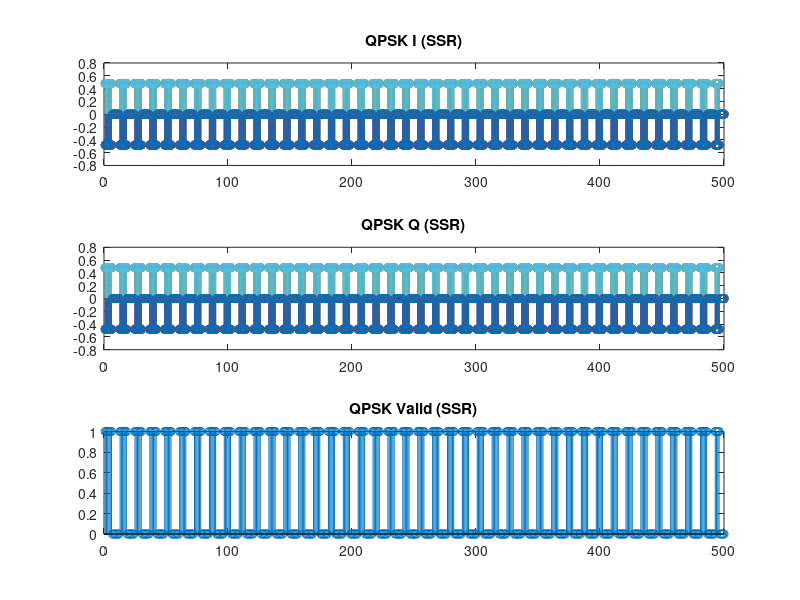
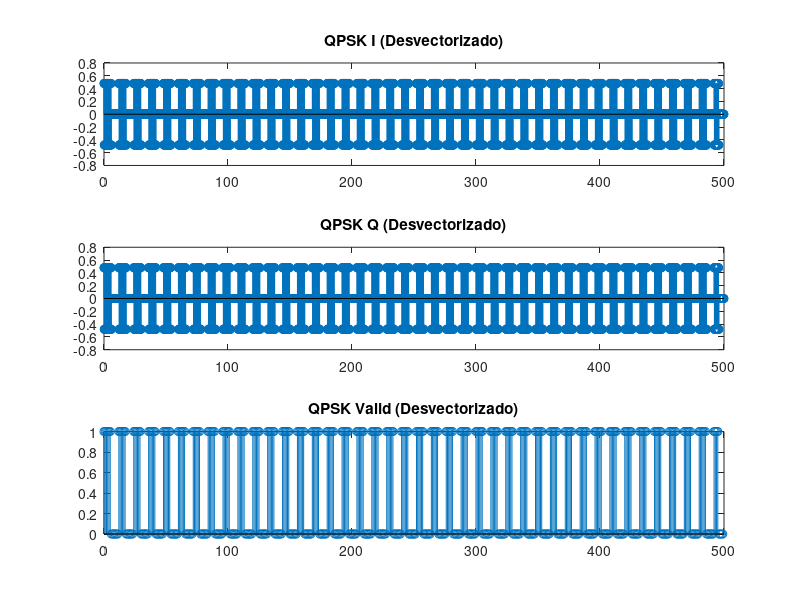
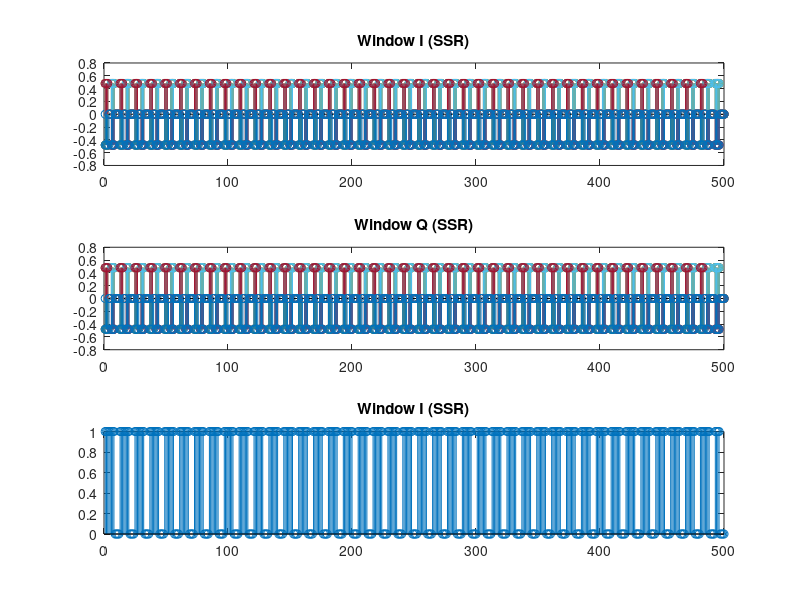
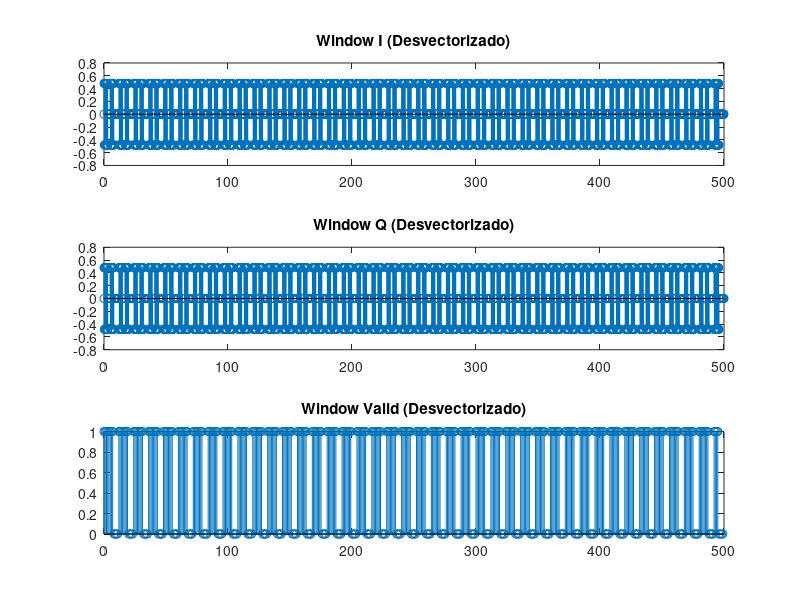

Recreate these plots in MATLAB, in order. (Note: this script raises an error after producing the figures.)
clc; close all; clear all;

%Este script de Matlab busca replicar el funcionamiento del modelo de Model
%Composer que se está utilizando. (Tx).
%El objetivo es que en cada etapa se puedan insertar los datos de la etapa
%anterior o los datos extraidos a partir de los ILAs y las pruebas en
%placa.


%Importante: se tratatran los datos cómo si se utilizara un modelo SSR=8,
%siendo cada columna de las matrices el vector SSR en un instante dado.

%variables para determinar si se quiere graficar una etapa en concreto
graficar.inic=0;
graficar.SP=0;
graficar.burst=0;
graficar.QPSK=1;
graficar.IWC=1;
graficar.Mod=0;
graficar.PC=0;
graficar.CF=0;

%%%%%%%% TX %%%%%%%%
init.SSR=8;
numero_figura=0;
%Generar bits
init.columnas=500;%24*20; %idealmente par y múltiplo de 6
init.cantidad_bits_iniciales=8*init.columnas;
init.bits_iniciales=randi(2,[1,init.cantidad_bits_iniciales])-1;
init.bits_iniciales=reshape(init.bits_iniciales,init.SSR,init.columnas); %coge los primeros 8 elementos del array y los pone como columna


init.bits_iniciales_fijos=[];
for i=1:init.columnas
    init.bits_iniciales_fijos=[init.bits_iniciales_fijos [1 1 0 0 1 1 0 0]];
end
init.bits_iniciales_fijos=reshape(init.bits_iniciales_fijos,init.SSR,init.columnas); 

%init.bits_siguiente_etapa=init.bits_iniciales;
init.bits_siguiente_etapa=init.bits_iniciales_fijos;
%init.bits_siguiente_etapa=load(); %para meter datos desde fuera (también habrá que comprobar el tamño de la matriz)
if graficar.inic
    numero_figura=numero_figura+1;
    figure(numero_figura)
    stem(init.bits_siguiente_etapa');
end
%% Serie a paralelo
SP.columnas=init.columnas/2; %columnas únicas, pero cada vector dura dos ciclos

SP.i_symbols=zeros(init.SSR,SP.columnas*2);
SP.q_symbols=zeros(init.SSR,SP.columnas*2);
SP.valid=[];
for i=0:(SP.columnas-1)
    SP.i_symbols(:,2*(i)+1)=init.bits_siguiente_etapa(:,(2*(i)+1));
    SP.i_symbols(:,2*(i)+2)=init.bits_siguiente_etapa(:,(2*(i)+1));

    SP.q_symbols(:,2*(i)+1)=init.bits_siguiente_etapa(:,(2*(i)+2));
    SP.q_symbols(:,2*(i)+2)=init.bits_siguiente_etapa(:,(2*(i)+2));

    SP.valid=[SP.valid [1 0]];
end

SP.i_siguiente=SP.i_symbols;
SP.q_siguiente=SP.q_symbols;
SP.valid_siguiente=SP.valid;

if graficar.SP
    numero_figura=numero_figura+1;
    figure(numero_figura)
    subplot(3,1,1),stem(SP.i_siguiente');  title("Serie/paralelo I (SSR)");
    subplot(3,1,2),stem(SP.q_siguiente'); title("Serie/paralelo Q (SSR)");
    subplot(3,1,3),stem(SP.valid_siguiente'); title("Serie/paralelo Valid (SSR)");
    
    SP.i_siguiente_array=SP.i_siguiente; SP.i_siguiente_array=SP.i_siguiente_array(:)';
    SP.q_siguiente_array=SP.q_siguiente; SP.q_siguiente_array=SP.q_siguiente_array(:)';
    
    SP.time=0:1/init.SSR:(size(SP.i_siguiente,2) - 1/init.SSR);
    SP.time_valid=0:(size(SP.i_siguiente,2) - 1);
    
    numero_figura=numero_figura+1;
    figure(numero_figura)
    subplot(3,1,1),stem(SP.time,SP.i_siguiente_array'); title("Serie/paralelo I (Desvectorizado)");
    subplot(3,1,2),stem(SP.time,SP.q_siguiente_array'); title("Serie/paralelo Q (Desvectorizado)");
    subplot(3,1,3),stem(SP.time_valid,SP.valid_siguiente');  title("Serie/paralelo Valid (Desvectorizado)");
end

%% Ráfaga de 48 bits y 1 T por vector, ráfaga de 6 T
[~,Burst.columnas]=size(SP.i_siguiente);
Burst.cantidad_rafagas=Burst.columnas/(6*2);

Burst.i_symbols=zeros(init.SSR,Burst.columnas);
Burst.q_symbols=zeros(init.SSR,Burst.columnas);
Burst.valid=zeros(1,Burst.columnas);
j=0; %cantidad de vectores añadidos
k=1; %indice de Burst.x_synbols
for i=1:Burst.columnas
    if (mod(i,2))~=0 % si es impar (ciclo con valid a 1)
        Burst.i_symbols(:,k)=SP.i_siguiente(:,i);
        Burst.q_symbols(:,k)=SP.q_siguiente(:,i);
        Burst.valid(k)=1;
        j=j+1;
        k=k+1;

        if (mod((j),6)) == 0 
            k=k+6;
        end
        
    end
end

Burst.i_siguiente=Burst.i_symbols;
Burst.q_siguiente=Burst.q_symbols;
Burst.valid_siguiente=Burst.valid;

if graficar.burst
    numero_figura=numero_figura+1;
    figure(numero_figura)
    subplot(3,1,1),stem(Burst.i_siguiente'); title("Ráfaga I (SSR)");
    subplot(3,1,2),stem(Burst.q_siguiente'); title("Ráfaga Q (SSR)");
    subplot(3,1,3),stem(Burst.valid_siguiente); title("Ráfaga Valid (SSR)");
    
    Burst.i_siguiente_array=Burst.i_siguiente; Burst.i_siguiente_array=Burst.i_siguiente_array(:)';
    Burst.q_siguiente_array=Burst.q_siguiente; Burst.q_siguiente_array=Burst.q_siguiente_array(:)';
    
    Burst.time=0:1/init.SSR:(size(Burst.i_siguiente,2) - 1/init.SSR);
    Burst.time_valid=0:(size(Burst.i_siguiente,2) - 1);
    
    numero_figura=numero_figura+1;
    figure(numero_figura)
    subplot(3,1,1),stem(Burst.time,Burst.i_siguiente_array'); title("Ráfaga I (Desvectorizado)");
    subplot(3,1,2),stem(Burst.time,Burst.q_siguiente_array'); title("Ráfaga Q (Desvectorizado)");
    subplot(3,1,3),stem(Burst.time_valid,Burst.valid_siguiente');  title("Ráfaga Valid (Desvectorizado)");
end

%% Mapeado QPSK
M_QPSK.amplitude=sqrt(3/13);
aux=size(Burst.i_siguiente); M_QPSK.columnas=aux(2);
aux=aux(1)*aux(2);

M_QPSK.i_symbols=Burst.i_siguiente;
M_QPSK.q_symbols=Burst.q_siguiente;
%Este bucle hace el mapeado
for i=1:aux
    if (M_QPSK.i_symbols(i)) == 1
        M_QPSK.i_symbols(i)=M_QPSK.amplitude;
    else
        M_QPSK.i_symbols(i)=-1*M_QPSK.amplitude;
    end

    if (M_QPSK.q_symbols(i)) == 1
        M_QPSK.q_symbols(i)=M_QPSK.amplitude;
    else
        M_QPSK.q_symbols(i)=-1*M_QPSK.amplitude;
    end
end

%Este bucle elimina los ciclos dónde el valid está a 0
for i=1:M_QPSK.columnas
    if Burst.valid_siguiente(i) == 0
        M_QPSK.i_symbols(:,i)=zeros(8,1);
        M_QPSK.q_symbols(:,i)=zeros(8,1);
    end
end

M_QPSK.i_siguiente=M_QPSK.i_symbols;
M_QPSK.q_siguiente=M_QPSK.q_symbols;
M_QPSK.valid_siguiente=Burst.valid_siguiente;

if graficar.QPSK
    numero_figura=numero_figura+1;
    figure(numero_figura)
    subplot(3,1,1),stem(M_QPSK.i_siguiente'); title("QPSK I (SSR)");
    subplot(3,1,2),stem(M_QPSK.q_siguiente'); title("QPSK Q (SSR)");
    subplot(3,1,3),stem(M_QPSK.valid_siguiente); title("QPSK Valid (SSR)");
    
    M_QPSK.i_siguiente_array=M_QPSK.i_siguiente; M_QPSK.i_siguiente_array=M_QPSK.i_siguiente_array(:)';
    M_QPSK.q_siguiente_array=M_QPSK.q_siguiente; M_QPSK.q_siguiente_array=M_QPSK.q_siguiente_array(:)';
    
    M_QPSK.time=0:1/init.SSR:(size(M_QPSK.i_siguiente,2) - 1/init.SSR);
    M_QPSK.time_valid=0:(size(M_QPSK.i_siguiente,2) - 1);
    
    numero_figura=numero_figura+1;
    figure(numero_figura)
    subplot(3,1,1),stem(M_QPSK.time,M_QPSK.i_siguiente_array'); title("QPSK I (Desvectorizado)");
    subplot(3,1,2),stem(M_QPSK.time,M_QPSK.q_siguiente_array'); title("QPSK Q (Desvectorizado)");
    subplot(3,1,3),stem(M_QPSK.time_valid,M_QPSK.valid_siguiente');  title("QPSK Valid (Desvectorizado)");
end

%% IFFT window construction (IWC)
contador_ciclos=0;
[~,IWC.columnas]=size(M_QPSK.i_siguiente);
IWC.valid=M_QPSK.valid_siguiente;

IWC.i_symbols=M_QPSK.i_siguiente;
IWC.q_symbols=M_QPSK.q_siguiente;

i=1;
while i < (IWC.columnas+1)
    if IWC.valid(i) == 1
        contador_ciclos=contador_ciclos+1;
    end
    
    if contador_ciclos == 6
        %IFFT shift
        IWC.burst_i_buffer=[IWC.i_symbols(:,i-2)' IWC.i_symbols(:,i-1)' IWC.i_symbols(:,i)'...
            IWC.i_symbols(:,i-5)' IWC.i_symbols(:,i-4)' IWC.i_symbols(:,i-3)'];
        IWC.burst_q_buffer=[IWC.q_symbols(:,i-2)' IWC.q_symbols(:,i-1)' IWC.q_symbols(:,i)'...
            IWC.q_symbols(:,i-5)' IWC.q_symbols(:,i-4)' IWC.q_symbols(:,i-3)'];
        %IFFT Window Construction
        IWC.burst_i_aux=[0  IWC.burst_i_buffer(1:24) zeros(1,15)  IWC.burst_i_buffer(25:48)];
        IWC.burst_q_aux=[0  IWC.burst_q_buffer(1:24) zeros(1,15)  IWC.burst_q_buffer(25:48)];

        IWC.burst_i_aux=reshape(IWC.burst_i_aux,init.SSR,8); %coge los primeros 8 elementos del array y los pone como filas
        IWC.burst_q_aux=reshape(IWC.burst_q_aux,init.SSR,8); 

        IWC.i_symbols(:,(i-5):(i+2))=IWC.burst_i_aux;
        IWC.q_symbols(:,(i-5):(i+2))=IWC.burst_q_aux;
        IWC.valid(i+1)=1; IWC.valid(i+2)=1; %extension de valid
        i=i+2;
        contador_ciclos=0;
    end
    
    i=i+1;
end

IWC.i_siguiente=IWC.i_symbols;
IWC.q_siguiente=IWC.q_symbols;
IWC.valid_siguiente=IWC.valid;

if graficar.IWC
    numero_figura=numero_figura+1;
    figure(numero_figura)
    subplot(3,1,1),stem(IWC.i_siguiente'); title("Window I (SSR)");
    subplot(3,1,2),stem(IWC.q_siguiente'); title("Window Q (SSR)");
    subplot(3,1,3),stem(IWC.valid_siguiente); title("Window I (SSR)");
    
    IWC.i_siguiente_array=IWC.i_siguiente; IWC.i_siguiente_array=IWC.i_siguiente_array(:)';
    IWC.q_siguiente_array=IWC.q_siguiente; IWC.q_siguiente_array=IWC.q_siguiente_array(:)';
    
    IWC.time=0:1/init.SSR:(size(IWC.i_siguiente,2) - 1/init.SSR);
    IWC.time_valid=0:(size(IWC.i_siguiente,2) - 1);
    
    numero_figura=numero_figura+1;
    figure(numero_figura)
    subplot(3,1,1),stem(IWC.time,IWC.i_siguiente_array'); title("Window I (Desvectorizado)");
    subplot(3,1,2),stem(IWC.time,IWC.q_siguiente_array'); title("Window Q (Desvectorizado)");
    subplot(3,1,3),stem(IWC.time_valid,IWC.valid_siguiente');  title("Window Valid (Desvectorizado)");
end

%% Modulación (IFFT)
contador_ciclos=0;
[~,Mod.columnas]=size(IWC.i_siguiente);
Mod.valid=IWC.valid_siguiente;

Mod.i_symbols=IWC.i_siguiente;
Mod.q_symbols=IWC.q_siguiente;

i=1;
while i < Mod.columnas
    if Mod.valid(i) == 1
        contador_ciclos=contador_ciclos+1;
    end

    if contador_ciclos == 8
        Mod.burst_aux_i=[Mod.i_symbols(:,i-7)' Mod.i_symbols(:,i-6)' Mod.i_symbols(:,i-5)' ...
            Mod.i_symbols(:,i-4)' Mod.i_symbols(:,i-3)' Mod.i_symbols(:,i-2)' ...
            Mod.i_symbols(:,i-1)' Mod.i_symbols(:,i)' ];

        Mod.burst_aux_q=[Mod.q_symbols(:,i-7)' Mod.q_symbols(:,i-6)' Mod.q_symbols(:,i-5)' ...
            Mod.q_symbols(:,i-4)' Mod.q_symbols(:,i-3)' Mod.q_symbols(:,i-2)' ...
            Mod.q_symbols(:,i-1)' Mod.q_symbols(:,i)' ];

        %no hace falta dividir por 64
        Mod.burst_aux=ifft(complex(Mod.burst_aux_i,Mod.burst_aux_q),64);
        
        Mod.burst_aux_i=real(Mod.burst_aux);
        Mod.burst_aux_q=imag(Mod.burst_aux);

        Mod.burst_aux_i=reshape(Mod.burst_aux_i,init.SSR,8); %coge los primeros 8 elementos del array y los pone como 8 filas
        Mod.burst_aux_q=reshape(Mod.burst_aux_q,init.SSR,8); 

        Mod.i_symbols(:,(i-7):(i))=Mod.burst_aux_i;
        Mod.q_symbols(:,(i-7):(i))=Mod.burst_aux_q;

        contador_ciclos=0;
    end

    i=i+1;
end


Mod.i_siguiente=Mod.i_symbols;
Mod.q_siguiente=Mod.q_symbols;
Mod.valid_siguiente=Mod.valid;

if graficar.Mod
    numero_figura=numero_figura+1;
    figure(numero_figura)
    subplot(3,1,1),plot(Mod.i_siguiente'); title("Mod I (SSR)");
    subplot(3,1,2),plot(Mod.q_siguiente'); title("Mod Q (SSR)");
    subplot(3,1,3),plot(Mod.valid_siguiente); title("Mod Valid (SSR)");
    
    Mod.i_siguiente_array=Mod.i_siguiente; Mod.i_siguiente_array=Mod.i_siguiente_array(:)';
    Mod.q_siguiente_array=Mod.q_siguiente; Mod.q_siguiente_array=Mod.q_siguiente_array(:)';
    
    Mod.time=0:1/init.SSR:(size(Mod.i_siguiente,2) - 1/init.SSR);
    Mod.time_valid=0:(size(Mod.i_siguiente,2) - 1);
    
    numero_figura=numero_figura+1;
    figure(numero_figura)
    subplot(3,1,1),plot(Mod.time,Mod.i_siguiente_array'); title("Mod I (Desvectorizado)");
    subplot(3,1,2),plot(Mod.time,Mod.q_siguiente_array'); title("Mod Q (Desvectorizado)");
    subplot(3,1,3),plot(Mod.time_valid,Mod.valid_siguiente');  title("Mod Valid (Desvectorizado)");
end

%entradas de la funcion extraer
path='Tx_post_mod/iladata/waveform.csv';
plotear=1;SSR_o_serializado=2;
punto_inicio=1;punto_final=init.columnas;
cantidad_columnas=[8 8 1];
precision=[[18;16] , [18;16] , [1;0]]; 
numero_figura=numero_figura+1;
variables.rafaga_I=[];variables.rafaga_q=[];variables.valid=[];

[variables , variables_array, numero_figura] = extraer_y_plotear(path,plotear,SSR_o_serializado...
    ,numero_figura,punto_inicio,punto_final,cantidad_columnas...
    ,precision,variables);

%[senal_out] = extraer_valid(senal, valid, tamano_rafaga);


%% Prefijo Cíclico
contador_ciclos=0;
[~,PC.columnas]=size(Mod.i_siguiente);
PC.valid=Mod.valid_siguiente;

PC.i_symbols=Mod.i_siguiente;
PC.q_symbols=Mod.q_siguiente;


i=1;
while i < PC.columnas
    if PC.valid(i) == 1
        contador_ciclos=contador_ciclos+1;
    end

    if contador_ciclos == 8
        PC.burst_aux_i=[PC.i_symbols(:,i-7)' PC.i_symbols(:,i-6)' PC.i_symbols(:,i-5)' ...
            PC.i_symbols(:,i-4)' PC.i_symbols(:,i-3)' PC.i_symbols(:,i-2)' ...
            PC.i_symbols(:,i-1)' PC.i_symbols(:,i)' ...
            PC.i_symbols(:,i-7)' PC.i_symbols(:,i-6)' ]; %prefijo cíclico

        PC.burst_aux_q=[PC.q_symbols(:,i-7)' PC.q_symbols(:,i-6)' PC.q_symbols(:,i-5)' ...
            PC.q_symbols(:,i-4)' PC.q_symbols(:,i-3)' PC.q_symbols(:,i-2)' ...
            PC.q_symbols(:,i-1)' PC.q_symbols(:,i)' ...
            PC.q_symbols(:,i-7)' PC.q_symbols(:,i-6)' ]; %prefijo cíclico

        PC.burst_aux_i=reshape(PC.burst_aux_i,init.SSR,10); %coge los primeros 8 elementos del array y los pone como 8 filas
        PC.burst_aux_q=reshape(PC.burst_aux_q,init.SSR,10); 

        PC.i_symbols(:,(i-7):(i+2))=PC.burst_aux_i;
        PC.q_symbols(:,(i-7):(i+2))=PC.burst_aux_q;


        PC.valid(i+1)=1;PC.valid(i+2)=1;
         i=i+2;

        contador_ciclos=0;
    end

    i=i+1;
end

PC.i_siguiente=PC.i_symbols;
PC.q_siguiente=PC.q_symbols;
PC.valid_siguiente=PC.valid;

if graficar.PC
    numero_figura=numero_figura+1;
    figure(numero_figura)
    subplot(3,1,1),stem(PC.i_siguiente'); title("PC I (SSR)");
    subplot(3,1,2),stem(PC.q_siguiente'); title("PC Q (SSR)");
    subplot(3,1,3),stem(PC.valid_siguiente); title("PC Valid (SSR)");
    
    PC.i_siguiente_array=PC.i_siguiente; PC.i_siguiente_array=PC.i_siguiente_array(:)';
    PC.q_siguiente_array=PC.q_siguiente; PC.q_siguiente_array=PC.q_siguiente_array(:)';
    
    PC.time=0:1/init.SSR:(size(PC.i_siguiente,2) - 1/init.SSR);
    PC.time_valid=0:(size(PC.i_siguiente,2) - 1);
    
    numero_figura=numero_figura+1;
    figure(numero_figura)
    subplot(3,1,1),stem(PC.time,PC.i_siguiente_array'); title("PC I (Desvectorizado)");
    subplot(3,1,2),stem(PC.time,PC.q_siguiente_array'); title("PC Q (Desvectorizado)");
    subplot(3,1,3),stem(PC.time_valid,PC.valid_siguiente');  title("PC Valid (Desvectorizado)");
end

%% Construcción del Frame (CF)
contador_ciclos=0;
contador_simbolos_OFDM=0;

[~,CF.columnas]=size(PC.i_siguiente);
CF.valid=PC.valid_siguiente;

CF.i_symbols=PC.i_siguiente;
CF.q_symbols=PC.q_siguiente;

aux=load('preambulo.mat'); %CF.preambulo
CF.preambulo=aux.preambulo; %si no hago lo del aux no me lo coge bien no sé por qué
CF.preambulo_real=real(CF.preambulo);
CF.preambulo_imag=imag(CF.preambulo);

CF.simbolos_por_frame=20;
CF.longitud_simbolos=10; %en ciclos

CF.buffer_simbolos_i=[];
CF.buffer_simbolos_q=[];

CF.senal_i=[];
CF.senal_q  =[];

i=1;
while i < CF.columnas
    if CF.valid(i) == 1
        contador_ciclos=contador_ciclos+1;
    end

    if contador_ciclos == 10
        CF.buffer_simbolos_i=[CF.buffer_simbolos_i...
            CF.i_symbols(:,i-9)' CF.i_symbols(:,i-8)' CF.i_symbols(:,i-7)' ...
            CF.i_symbols(:,i-6)' CF.i_symbols(:,i-5)' CF.i_symbols(:,i-4)' ...
            CF.i_symbols(:,i-3)' CF.i_symbols(:,i-2)' ...
            CF.i_symbols(:,i-1)' CF.i_symbols(:,i)'];

         CF.buffer_simbolos_q=[CF.buffer_simbolos_q...
            CF.q_symbols(:,i-9)' CF.q_symbols(:,i-8)' CF.q_symbols(:,i-7)' ...
            CF.q_symbols(:,i-6)' CF.q_symbols(:,i-5)' CF.q_symbols(:,i-4)' ...
            CF.q_symbols(:,i-3)' CF.q_symbols(:,i-2)' ...
            CF.q_symbols(:,i-1)' CF.q_symbols(:,i)'];
        
        contador_simbolos_OFDM=contador_simbolos_OFDM+1;
        contador_ciclos=0;
    end

    if contador_simbolos_OFDM == 20
        CF.senal_i=[CF.senal_i...
            CF.preambulo_real...
            CF.buffer_simbolos_i];
    
        CF.senal_q=[CF.senal_q...
            CF.preambulo_imag...
            CF.buffer_simbolos_q];
        
        CF.buffer_simbolos_i=[];
        CF.buffer_simbolos_q=[];
        contador_simbolos_OFDM=0;
    end

    i=i+1;

    if (i == CF.columnas) && (contador_simbolos_OFDM < 20) %si no quedan más simbolos que añadir
        [~,CF.long_ultimo_frame] = size( CF.buffer_simbolos_i);
        CF.long_padding=(CF.simbolos_por_frame * CF.longitud_simbolos * init.SSR) - CF.long_ultimo_frame;
        
        CF.buffer_simbolos_i=[CF.buffer_simbolos_i zeros(1,CF.long_padding)];
        CF.buffer_simbolos_q=[CF.buffer_simbolos_q zeros(1,CF.long_padding)];

        CF.senal_i=[CF.senal_i...
            CF.preambulo_real...
            CF.buffer_simbolos_i];
    
        CF.senal_q=[CF.senal_q...
            CF.preambulo_imag...
            CF.buffer_simbolos_q];

    end

end

CF.senal_i=reshape(CF.senal_i , init.SSR , size(CF.senal_i,2) / init.SSR); %coge los primeros 8 elementos del array y los pone como 8 filas
CF.senal_q=reshape(CF.senal_q , init.SSR , size(CF.senal_q,2) / init.SSR); 

CF.i_siguiente=CF.senal_i;
CF.q_siguiente=CF.senal_q;

if graficar.CF
    numero_figura=numero_figura+1;
    figure(numero_figura)
    subplot(2,1,1),stem(CF.i_siguiente'); title("FRAME I (SSR)");
    subplot(2,1,2),stem(CF.q_siguiente'); title("FRAME Q (SSR)");
    
    CF.i_siguiente_array=CF.i_siguiente; CF.i_siguiente_array=CF.i_siguiente_array(:)';
    CF.q_siguiente_array=CF.q_siguiente; CF.q_siguiente_array=CF.q_siguiente_array(:)';
    
    CF.time=0:1/init.SSR:(size(CF.i_siguiente,2) - 1/init.SSR);
    CF.time_valid=0:(size(CF.i_siguiente,2) - 1);
    
    numero_figura=numero_figura+1;
    figure(numero_figura)
    subplot(2,1,1),stem(CF.time,CF.i_siguiente_array'); title("FRAME I (Desvectorizado)");
    subplot(2,1,2),stem(CF.time,CF.q_siguiente_array'); title("FRAME Q (Desvectorizado)");
end





%%%%Comparacion

ILA_samples_I=readtable("TX_samples/TX_I_samples/iladata/waveform.csv");
ILA_samples_Q=readtable("TX_samples/TX_Q_samples/iladata/waveform.csv");

samples_I=table2array(ILA_samples_I(:,4:11)).* 2^(-15);samples_I=samples_I'; samples_I=samples_I(:)';
samples_I_valid=table2array(ILA_samples_I(:,12))';

samples_Q=table2array(ILA_samples_Q(:,4:11)).* 2^(-15);samples_Q=samples_Q'; samples_Q=samples_Q(:)';
samples_Q_valid=table2array(ILA_samples_Q(:,12))';

limite=2000;
subplot(2,1,1); plot([0:1/8:limite/8-1/8],samples_I(1:limite)), title('samples_I');
subplot(2,1,2); plot(samples_I_valid(1:limite/8)), title('samples_I_valid');

first_value=find((samples_I >= (0.0312*0.99)) & (samples_I <= (0.0312*1.01)));

%diff=samples_I(first_value(1,1):(first_value(1,1)+2999)) - CF.i_siguiente_array(1:3000);
diff=zeros(1,10);

numero_figura=numero_figura+1;
figure(numero_figura)
subplot(3,1,1),stem(CF.i_siguiente_array(1:3000)); title("Frame I Matlab");
subplot(3,1,2),stem(samples_Q(first_value(1,1)+1000:(first_value(1,1)+2999-1400))); title("Frame I Vivado");    
subplot(3,1,3),stem(diff); title("Diff");    


variables=[];
init.columnas=300;
path='slices_Rx/1/iladata/waveform.csv';
plotear=1;SSR_o_serializado=2;
punto_inicio=150;punto_final=init.columnas;
cantidad_columnas=[8];
precision=[[16;15]]; 
numero_figura=numero_figura+1;
variables.primer_ILA=[];

[variables , variables_array, numero_figura] = extraer_y_plotear(path,plotear,SSR_o_serializado...
    ,numero_figura,punto_inicio,punto_final,cantidad_columnas...
    ,precision,variables);

variables=[];
init.columnas=300;
path='slices_Rx/2/iladata/waveform.csv';
plotear=200;SSR_o_serializado=2;
punto_inicio=150;punto_final=init.columnas;
cantidad_columnas=[8];
precision=[[16;15]]; 
variables.segundo_ILA=[];

[variables , variables_array, numero_figura] = extraer_y_plotear(path,plotear,SSR_o_serializado...
    ,numero_figura,punto_inicio,punto_final,cantidad_columnas...
    ,precision,variables);
